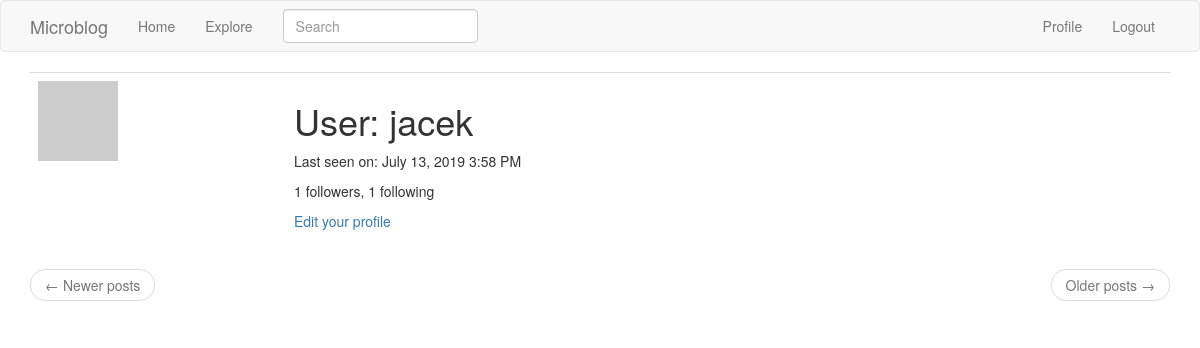
Before: /user/jacek (signed in) with the older database file.
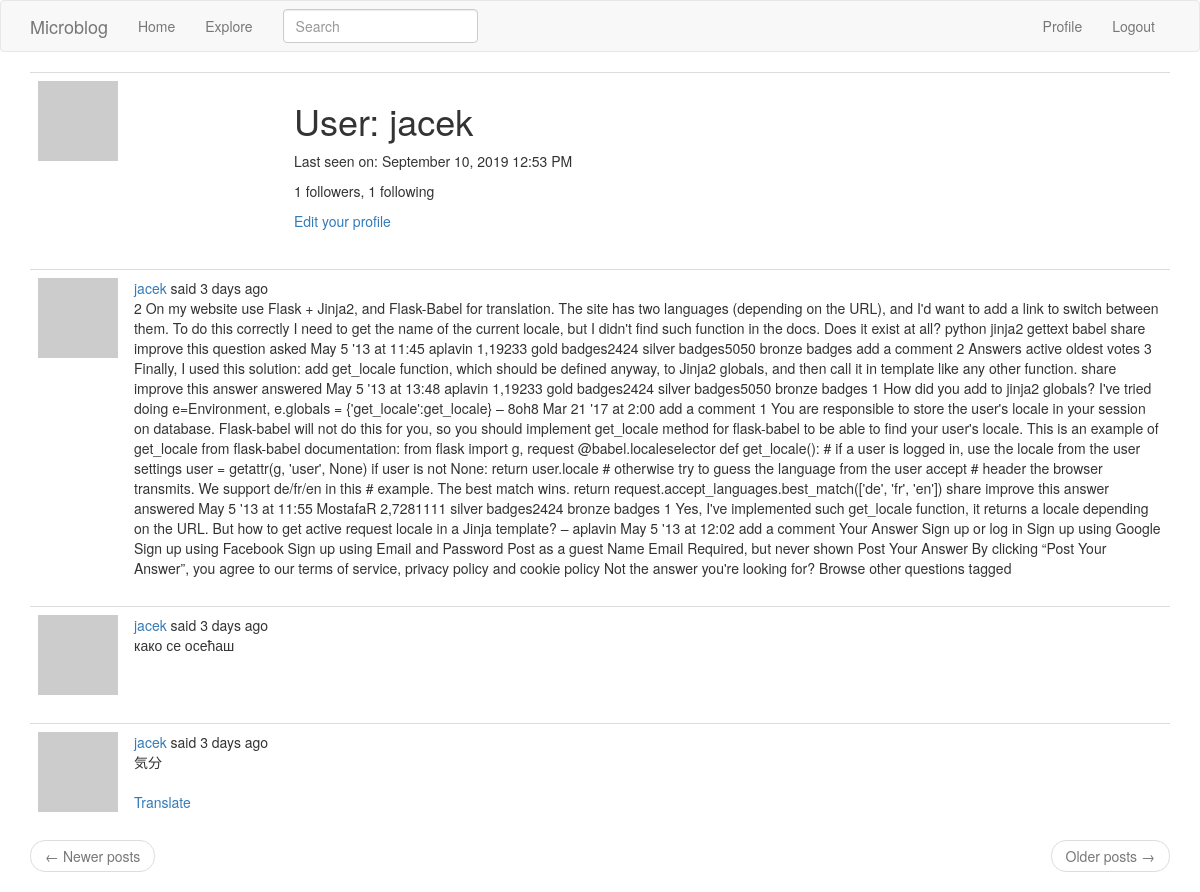
After: the same page with the newer database file.
### app/models.py (models this page shows, shortened)
class User(UserMixin, db.Model):
    id = db.Column(db.Integer, primary_key=True)
    username = db.Column(db.String(64), index=True, unique=True)
    email = db.Column(db.String(120), index=True, unique=True)
    password_hash = db.Column(db.String(128))
    posts = db.relationship('Post', backref='author', lazy='dynamic')
    about_me = db.Column(db.String(140))
    last_seen = db.Column(db.DateTime, default=datetime.utcnow)
    followed = db.relationship('User',
                               secondary=followers,
                               primaryjoin=(followers.c.follower_id == id),
                               secondaryjoin=(followers.c.followed_id == id),
                               backref=db.backref('followers', lazy='dynamic'),
                               lazy='dynamic')
    def avatar(self, size):
        digest = md5(self.email.lower().encode('utf-8')).hexdigest()
        return 'https://www.gravatar.com/avatar/{}?d=identicon&s={}'.format(
            digest, size)

class SearchableMixin(object):
    @classmethod
    def before_commit(cls, session):
        session._changes = {
            'add': [obj for obj in session.new if isinstance(obj, cls)],
            'update': [obj for obj in session.dirty if isinstance(obj, cls)],
            'delete': [obj for obj in session.deleted if isinstance(obj, cls)]
        }
    @classmethod
    def after_commit(cls, session):
        for obj in session._changes['add']:
            add_to_index(cls.__tablename__, obj)
        for obj in session._changes['update']:
            add_to_index(cls.__tablename__, obj)
        for obj in session._changes['delete']:
            remove_from_index(cls.__tablename__, obj)
        session._changes = None

class Post(SearchableMixin, db.Model):
    id = db.Column(db.Integer, primary_key=True)
    body = db.Column(db.String(140))
    timestamp = db.Column(db.DateTime, index=True, default=datetime.utcnow)
    user_id = db.Column(db.Integer, db.ForeignKey('user.id'))
    language = db.Column(db.String(5))
    __searchable__ = ['body']

### app/main/routes.py (the view)
@bp.route('/user/<username>')
@login_required
def user(username):
    user = User.query.filter_by(username=username).first_or_404()
    page = request.args.get('page', 1, type=int)
    posts = user.posts.order_by(Post.timestamp.desc()).paginate(
        page, current_app.config['POSTS_PER_PAGE'], False)
    next_url = url_for('main.user',
                       username=user.username,
                       page=posts.next_num) if posts.has_next else None
    prev_url = url_for('main.user',
                       username=user.username,
                       page=posts.prev_num) if posts.has_prev else None
    return render_template('user.html',
                           user=user,
                           posts=posts.items,
                           next_url=next_url,
                           prev_url=prev_url)

### app/main/forms.py
class SearchForm(FlaskForm):
    q = StringField(_l('Search'), validators=[DataRequired()])
    def __init__(self, *args, **kwargs):
        if 'formdata' not in kwargs:
            kwargs['formdata'] = request.args
        if 'csrf_enabled' not in kwargs:
            kwargs['csrf_enabled'] = False
        super(SearchForm, self).__init__(*args, **kwargs)

### app/main/routes.py (called while the page is built)
@bp.before_app_request
def before_request():
    if current_user.is_authenticated:
        current_user.last_seen = datetime.utcnow()
        db.session.commit()
        g.search_form = SearchForm()
    g.locale = str(get_locale())

### app/models.py (called while the page is built)
@login.user_loader
def load_user(id):
    return User.query.get(int(id))

### app/templates/user.html (shortened to what this page needs)
{% extends "base.html" %}
{% block app_content %}
    <table class="table table-hover">
        <tr>
            <td width="256px"><img src="{{ user.avatar(256) }}"></td>
            <td>
                <h1>{{ _('User') }}: {{ user.username }}</h1>
                {% if user.last_seen %}
                <p>{{ _('Last seen on') }}: {{ moment(user.last_seen).format('LLL') }}</p>
                {% endif %}
                <p>{{ _('%(count)d followers', count=user.followers.count()) }}, {{ _('%(count)d following', count=user.followed.count()) }}</p>
                {% if user == current_user %}
                <p><a href="{{ url_for('main.edit_profile') }}">{{ _('Edit your profile') }}</a></p>
                {% elif not current_user.is_following(user) %}
                <p><a href="{{ url_for('main.follow', username=user.username) }}">{{ _('Follow') }}</a></p>
                {% else %}
                <p><a href="{{ url_for('main.unfollow', username=user.username) }}">{{ _('Unfollow') }}</a></p>
                {% endif %}
            </td>
        </tr>
    </table>
    {% for post in posts %}
        {% include '_post.html' %}
    {% endfor %}
    <nav aria-label="...">
        <ul class="pager">
            <li class="previous{% if not prev_url %} disabled{% endif %}">
                <a href="{{ prev_url or '#' }}">
                    <span aria-hidden="true">&larr;</span> {{ _('Newer posts') }}
                </a>
            </li>
            <li class="next{% if not next_url %} disabled{% endif %}">
                <a href="{{ next_url or '#' }}">
                    {{ _('Older posts') }} <span aria-hidden="true">&rarr;</span>
                </a>
            </li>
        </ul>
    </nav>
{% endblock %}

### app/templates/_post.html (shortened to what this page needs)
    <table class="table table-hover">
        <tr>
            <td width="70px">
                <a href="{{ url_for('main.user', username=post.author.username) }}">
                    <img src="{{ post.author.avatar(70) }}" />
                </a>
            </td>
            <td>
                {{ _('%(username)s said %(when)s',
                    username=user_link, when=moment(post.timestamp).fromNow()) }}
                <br>
                <span id="post{{ post.id }}">{{ post.body }}</span>
                {% if post.language and post.language != g.locale %}
                <br><br>
                <span id="translation{{ post.id }}">
                    <a href="javascript:translate(
                                '#post{{ post.id }}',
                                '#translation{{ post.id }}',
                                '{{ post.language }}',
                                '{{ g.locale }}');">{{ _('Translate') }}</a>
                </span>
                {% endif %}
            </td>
        </tr>
    </table>

Changed rows visible on the page:
changed User "jacek": last_seen "July 13, 2019 3:58 PM" → "September 10, 2019 12:53 PM"
added Post: body "2 On my website use Flask + Jinja2, and Flask-Babel for translation. The site has two languages (depending on the URL), and I'd want to add a link to switch between them. To do this correctly I need to get the name of the current locale, but I didn't find such function in the docs. Does it exist at all? python jinja2 gettext babel share improve this question asked May 5 '13 at 11:45 aplavin 1,19233 gold badges2424 silver badges5050 bronze badges add a comment 2 Answers active oldest votes 3 Finally, I used this solution: add get_locale function, which should be defined anyway, to Jinja2 globals, and then call it in template like any other function. share improve this answer answered May 5…"
added Post: body "како се осећаш"
added Post: body "気分"
